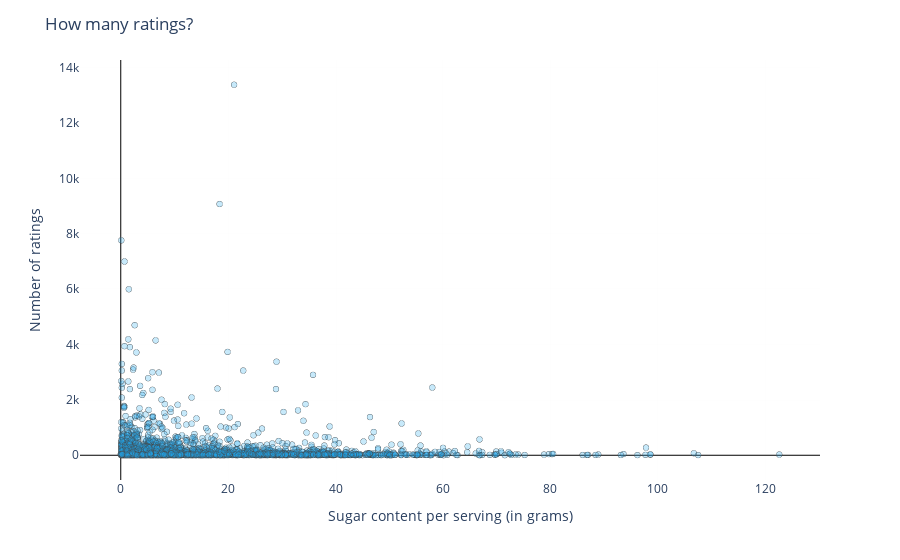

This figure's notebook cell:
### Code cell
fig_total_ratings = px.scatter(data,
                                  x="nutrition.sugarContent.g",
                                  y="ratings_no")

fig_total_ratings.update_traces(marker=dict(symbol='circle',
                                         color='rgba(30, 165, 235, 0.25)',
                                         line=dict(width=0.25)),
                             hovertemplate = '%{y:.1f} total ratings for %{x:.1f} g sugar<extra></extra>')

fig_total_ratings.update_xaxes(showgrid=True, gridwidth=0.05, gridcolor='#E1E5EA',
                 zeroline=True, zerolinewidth=1, zerolinecolor='Black')
fig_total_ratings.update_yaxes(showgrid=True, gridwidth=0.05, gridcolor='#E1E5EA',
                 zeroline=True, zerolinewidth=1, zerolinecolor='Black')

fig_total_ratings.update_layout(title=dict(text='How many ratings?',
                                        x=0.05,
                                        xanchor='left'),
                             xaxis=dict(fixedrange=True,
                                        title='Sugar content per serving (in grams)'),
                             yaxis=dict(fixedrange=True,
                                        title='Number of ratings'),
                             #paper_bgcolor='rgba(0,0,0,0)',
                             plot_bgcolor='rgba(0,0,0,0)')

### Figure 1 — Plotly figure (JSON) as saved in the notebook; plotly's stock layout.template omitted (floating-point values rounded to 4 significant figures; data arrays with more than 128 entries replaced by an {"elided": "..."} marker saying what was removed)
{"data": [{"hovertemplate": "%{y:.1f} stars for %{x:.1f} g sugar<extra></extra>", "legendgroup": "", "marker": {"color": "rgba(30, 165, 235, 0.25)", "line": {"width": 0.25}, "symbol": "circle"}, "mode": "markers", "name": "", "showlegend": false, "type": "scattergl", "x": {"elided": "3355 float values"}, "xaxis": "x", "y": {"elided": "3355 int values"}, "yaxis": "y"}], "layout": {"legend": {"tracegroupgap": 0}, "margin": {"t": 60}, "plot_bgcolor": "rgba(0,0,0,0)", "title": {"text": "How many ratings?", "x": 0.05, "xanchor": "left"}, "xaxis": {"anchor": "y", "domain": [0, 1], "fixedrange": true, "gridcolor": "#E1E5EA", "gridwidth": 0.05, "showgrid": true, "title": {"text": "Sugar content per serving (in grams)"}, "zeroline": true, "zerolinecolor": "Black", "zerolinewidth": 1}, "yaxis": {"anchor": "x", "domain": [0, 1], "fixedrange": true, "gridcolor": "#E1E5EA", "gridwidth": 0.05, "showgrid": true, "title": {"text": "Number of ratings"}, "zeroline": true, "zerolinecolor": "Black", "zerolinewidth": 1}}}
